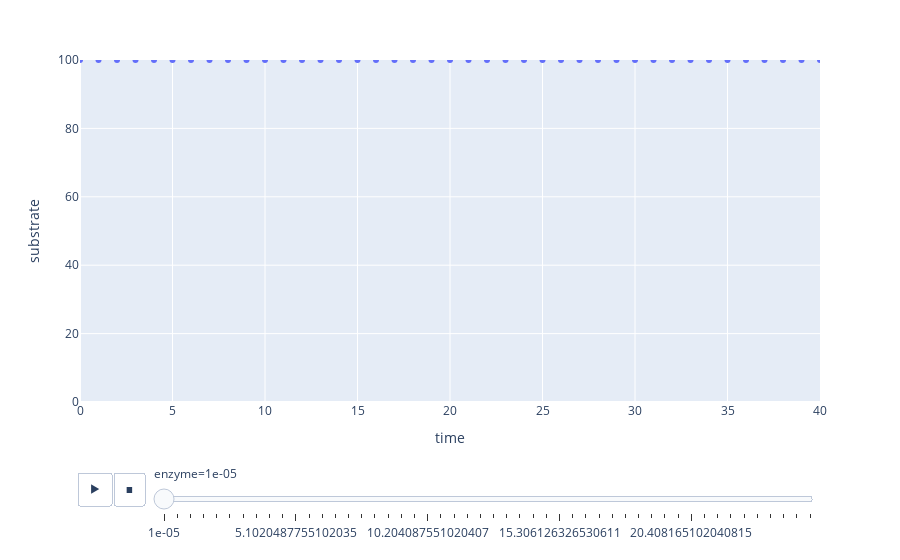

The notebook cell this image was saved under:
### Markdown cell above
## Funny simulation

### Code cell
import numpy as np
from scipy.integrate import odeint
import pandas as pd
import plotly.express as px

entries = []
for e in np.linspace(0.00001, 25, 50):

    def menten(substrate, t, k_cat, K_m, enzyme):
        ds = -substrate * enzyme * k_cat / (K_m + substrate)
        return ds

    def simulate(substrate, t, params):
        k_cat, K_m, enzyme = params
        result = odeint(menten, substrate, t, args=(k_cat, K_m, enzyme))
        return result

    time = np.linspace(0, 40, 41)

    params = (1, 25, e)

    result = simulate(100, time, params).T[0]

    for t, s in zip(time, result):
        entries.append({"time": t, "substrate": s, "enzyme": e})

df = pd.DataFrame(entries)

fig = px.scatter(df, x="time", y="substrate", animation_frame="enzyme")
fig.update_layout(yaxis_range=[0, 100])
fig.update_layout(xaxis_range=[0, 40])

fig.show()

### Figure 1 — Plotly figure (JSON) as saved in the notebook; plotly's stock layout.template omitted (floating-point values rounded to 4 significant figures)
{"data": [{"hovertemplate": "enzyme=1e-05<br>time=%{x}<br>substrate=%{y}<extra></extra>", "legendgroup": "", "marker": {"color": "#636efa", "symbol": "circle"}, "mode": "markers", "name": "", "orientation": "v", "showlegend": false, "type": "scatter", "x": [0, 1, 2, 3, 4, 5, 6, 7, 8, 9, 10, 11, 12, 13, 14, 15, 16, 17, 18, 19, 20, 21, 22, 23, 24, 25, 26, 27, 28, 29, 30, 31, 32, 33, 34, 35, 36, 37, 38, 39, 40], "xaxis": "x", "y": [100, 100.0, 100.0, 100.0, 100.0, 100.0, 100.0, 100.0, 100.0, 100.0, 100.0, 100.0, 100.0, 100.0, 100.0, 100.0, 100.0, 100.0, 100.0, 100.0, 100.0, 100.0, 100.0, 100.0, 100.0, 100.0, 100.0, 100.0, 100.0, 100.0, 100.0, 100.0, 100.0, 100.0, 100.0, 100.0, 100.0, 100.0, 100.0, 100.0, 100.0], "yaxis": "y"}], "layout": {"legend": {"tracegroupgap": 0}, "margin": {"t": 60}, "sliders": [{"active": 0, "currentvalue": {"prefix": "enzyme="}, "len": 0.9, "pad": {"b": 10, "t": 60}, "steps": [{"args": [["1e-05"], {"frame": {"duration": 0, "redraw": false}, "fromcurrent": true, "mode": "immediate", "transition": {"duration": 0, "easing": "linear"}}], "label": "1e-05", "method": "animate"}, {"args": [["0.5102138775510203"], {"frame": {"duration": 0, "redraw": false}, "fromcurrent": true, "mode": "immediate", "transition": {"duration": 0, "easing": "linear"}}], "label": "0.5102138775510203", "method": "animate"}, {"args": [["1.0204177551020408"], {"frame": {"duration": 0, "redraw": false}, "fromcurrent": true, "mode": "immediate", "transition": {"duration": 0, "easing": "linear"}}], "label": "1.0204177551020408", "method": "animate"}, {"args": [["1.530621632653061"], {"frame": {"duration": 0, "redraw": false}, "fromcurrent": true, "mode": "immediate", "transition": {"duration": 0, "easing": "linear"}}], "label": "1.530621632653061", "method": "animate"}, {"args": [["2.0408255102040815"], {"frame": {"duration": 0, "redraw": false}, "fromcurrent": true, "mode": "immediate", "transition": {"duration": 0, "easing": "linear"}}], "label": "2.0408255102040815", "method": "animate"}, {"args": [["2.551029387755102"], {"frame": {"duration": 0, "redraw": false}, "fromcurrent": true, "mode": "immediate", "transition": {"duration": 0, "easing": "linear"}}], "label": "2.551029387755102", "method": "animate"}, {"args": [["3.061233265306122"], {"frame": {"duration": 0, "redraw": false}, "fromcurrent": true, "mode": "immediate", "transition": {"duration": 0, "easing": "linear"}}], "label": "3.061233265306122", "method": "animate"}, {"args": [["3.5714371428571425"], {"frame": {"duration": 0, "redraw": false}, "fromcurrent": true, "mode": "immediate", "transition": {"duration": 0, "easing": "linear"}}], "label": "3.5714371428571425", "method": "animate"}, {"args": [["4.081641020408163"], {"frame": {"duration": 0, "redraw": false}, "fromcurrent": true, "mode": "immediate", "transition": {"duration": 0, "easing": "linear"}}], "label": "4.081641020408163", "method": "animate"}, {"args": [["4.591844897959183"], {"frame": {"duration": 0, "redraw": false}, "fromcurrent": true, "mode": "immediate", "transition": {"duration": 0, "easing": "linear"}}], "label": "4.591844897959183", "method": "animate"}, {"args": [["5.1020487755102035"], {"frame": {"duration": 0, "redraw": false}, "fromcurrent": true, "mode": "immediate", "transition": {"duration": 0, "easing": "linear"}}], "label": "5.1020487755102035", "method": "animate"}, {"args": [["5.612252653061224"], {"frame": {"duration": 0, "redraw": false}, "fromcurrent": true, "mode": "immediate", "transition": {"duration": 0, "easing": "linear"}}], "label": "5.612252653061224", "method": "animate"}, {"args": [["6.122456530612244"], {"frame": {"duration": 0, "redraw": false}, "fromcurrent": true, "mode": "immediate", "transition": {"duration": 0, "easing": "linear"}}], "label": "6.122456530612244", "method": "animate"}, {"args": [["6.6326604081632645"], {"frame": {"duration": 0, "redraw": false}, "fromcurrent": true, "mode": "immediate", "transition": {"duration": 0, "easing": "linear"}}], "label": "6.6326604081632645", "method": "animate"}, {"args": [["7.1428642857142846"], {"frame": {"duration": 0, "redraw": false}, "fromcurrent": true, "mode": "immediate", "transition": {"duration": 0, "easing": "linear"}}], "label": "7.1428642857142846", "method": "animate"}, {"args": [["7.6530681632653055"], {"frame": {"duration": 0, "redraw": false}, "fromcurrent": true, "mode": "immediate", "transition": {"duration": 0, "easing": "linear"}}], "label": "7.6530681632653055", "method": "animate"}, {"args": [["8.163272040816326"], {"frame": {"duration": 0, "redraw": false}, "fromcurrent": true, "mode": "immediate", "transition": {"duration": 0, "easing": "linear"}}], "label": "8.163272040816326", "method": "animate"}, {"args": [["8.673475918367346"], {"frame": {"duration": 0, "redraw": false}, "fromcurrent": true, "mode": "immediate", "transition": {"duration": 0, "easing": "linear"}}], "label": "8.673475918367346", "method": "animate"}, {"args": [["9.183679795918366"], {"frame": {"duration": 0, "redraw": false}, "fromcurrent": true, "mode": "immediate", "transition": {"duration": 0, "easing": "linear"}}], "label": "9.183679795918366", "method": "animate"}, {"args": [["9.693883673469387"], {"frame": {"duration": 0, "redraw": false}, "fromcurrent": true, "mode": "immediate", "transition": {"duration": 0, "easing": "linear"}}], "label": "9.693883673469387", "method": "animate"}, {"args": [["10.204087551020407"], {"frame": {"duration": 0, "redraw": false}, "fromcurrent": true, "mode": "immediate", "transition": {"duration": 0, "easing": "linear"}}], "label": "10.204087551020407", "method": "animate"}, {"args": [["10.714291428571427"], {"frame": {"duration": 0, "redraw": false}, "fromcurrent": true, "mode": "immediate", "transition": {"duration": 0, "easing": "linear"}}], "label": "10.714291428571427", "method": "animate"}, {"args": [["11.224495306122448"], {"frame": {"duration": 0, "redraw": false}, "fromcurrent": true, "mode": "immediate", "transition": {"duration": 0, "easing": "linear"}}], "label": "11.224495306122448", "method": "animate"}, {"args": [["11.734699183673468"], {"frame": {"duration": 0, "redraw": false}, "fromcurrent": true, "mode": "immediate", "transition": {"duration": 0, "easing": "linear"}}], "label": "11.734699183673468", "method": "animate"}, {"args": [["12.244903061224488"], {"frame": {"duration": 0, "redraw": false}, "fromcurrent": true, "mode": "immediate", "transition": {"duration": 0, "easing": "linear"}}], "label": "12.244903061224488", "method": "animate"}, {"args": [["12.755106938775508"], {"frame": {"duration": 0, "redraw": false}, "fromcurrent": true, "mode": "immediate", "transition": {"duration": 0, "easing": "linear"}}], "label": "12.755106938775508", "method": "animate"}, {"args": [["13.26531081632653"], {"frame": {"duration": 0, "redraw": false}, "fromcurrent": true, "mode": "immediate", "transition": {"duration": 0, "easing": "linear"}}], "label": "13.26531081632653", "method": "animate"}, {"args": [["13.77551469387755"], {"frame": {"duration": 0, "redraw": false}, "fromcurrent": true, "mode": "immediate", "transition": {"duration": 0, "easing": "linear"}}], "label": "13.77551469387755", "method": "animate"}, {"args": [["14.28571857142857"], {"frame": {"duration": 0, "redraw": false}, "fromcurrent": true, "mode": "immediate", "transition": {"duration": 0, "easing": "linear"}}], "label": "14.28571857142857", "method": "animate"}, {"args": [["14.79592244897959"], {"frame": {"duration": 0, "redraw": false}, "fromcurrent": true, "mode": "immediate", "transition": {"duration": 0, "easing": "linear"}}], "label": "14.79592244897959", "method": "animate"}, {"args": [["15.306126326530611"], {"frame": {"duration": 0, "redraw": false}, "fromcurrent": true, "mode": "immediate", "transition": {"duration": 0, "easing": "linear"}}], "label": "15.306126326530611", "method": "animate"}, {"args": [["15.81633020408163"], {"frame": {"duration": 0, "redraw": false}, "fromcurrent": true, "mode": "immediate", "transition": {"duration": 0, "easing": "linear"}}], "label": "15.81633020408163", "method": "animate"}, {"args": [["16.32653408163265"], {"frame": {"duration": 0, "redraw": false}, "fromcurrent": true, "mode": "immediate", "transition": {"duration": 0, "easing": "linear"}}], "label": "16.32653408163265", "method": "animate"}, {"args": [["16.836737959183672"], {"frame": {"duration": 0, "redraw": false}, "fromcurrent": true, "mode": "immediate", "transition": {"duration": 0, "easing": "linear"}}], "label": "16.836737959183672", "method": "animate"}, {"args": [["17.346941836734693"], {"frame": {"duration": 0, "redraw": false}, "fromcurrent": true, "mode": "immediate", "transition": {"duration": 0, "easing": "linear"}}], "label": "17.346941836734693", "method": "animate"}, {"args": [["17.857145714285714"], {"frame": {"duration": 0, "redraw": false}, "fromcurrent": true, "mode": "immediate", "transition": {"duration": 0, "easing": "linear"}}], "label": "17.857145714285714", "method": "animate"}, {"args": [["18.36734959183673"], {"frame": {"duration": 0, "redraw": false}, "fromcurrent": true, "mode": "immediate", "transition": {"duration": 0, "easing": "linear"}}], "label": "18.36734959183673", "method": "animate"}, {"args": [["18.877553469387752"], {"frame": {"duration": 0, "redraw": false}, "fromcurrent": true, "mode": "immediate", "transition": {"duration": 0, "easing": "linear"}}], "label": "18.877553469387752", "method": "animate"}, {"args": [["19.387757346938773"], {"frame": {"duration": 0, "redraw": false}, "fromcurrent": true, "mode": "immediate", "transition": {"duration": 0, "easing": "linear"}}], "label": "19.387757346938773", "method": "animate"}, {"args": [["19.897961224489794"], {"frame": {"duration": 0, "redraw": false}, "fromcurrent": true, "mode": "immediate", "transition": {"duration": 0, "easing": "linear"}}], "label": "19.897961224489794", "method": "animate"}, {"args": [["20.408165102040815"], {"frame": {"duration": 0, "redraw": false}, "fromcurrent": true, "mode": "immediate", "transition": {"duration": 0, "easing": "linear"}}], "label": "20.408165102040815", "method": "animate"}, {"args": [["20.918368979591836"], {"frame": {"duration": 0, "redraw": false}, "fromcurrent": true, "mode": "immediate", "transition": {"duration": 0, "easing": "linear"}}], "label": "20.918368979591836", "method": "animate"}, {"args": [["21.428572857142854"], {"frame": {"duration": 0, "redraw": false}, "fromcurrent": true, "mode": "immediate", "transition": {"duration": 0, "easing": "linear"}}], "label": "21.428572857142854", "method": "animate"}, {"args": [["21.938776734693874"], {"frame": {"duration": 0, "redraw": false}, "fromcurrent": true, "mode": "immediate", "transition": {"duration": 0, "easing": "linear"}}], "label": "21.938776734693874", "method": "animate"}, {"args": [["22.448980612244895"], {"frame": {"duration": 0, "redraw": false}, "fromcurrent": true, "mode": "immediate", "transition": {"duration": 0, "easing": "linear"}}], "label": "22.448980612244895", "method": "animate"}, {"args": [["22.959184489795916"], {"frame": {"duration": 0, "redraw": false}, "fromcurrent": true, "mode": "immediate", "transition": {"duration": 0, "easing": "linear"}}], "label": "22.959184489795916", "method": "animate"}, {"args": [["23.469388367346937"], {"frame": {"duration": 0, "redraw": false}, "fromcurrent": true, "mode": "immediate", "transition": {"duration": 0, "easing": "linear"}}], "label": "23.469388367346937", "method": "animate"}, {"args": [["23.979592244897958"], {"frame": {"duration": 0, "redraw": false}, "fromcurrent": true, "mode": "immediate", "transition": {"duration": 0, "easing": "linear"}}], "label": "23.979592244897958", "method": "animate"}, {"args": [["24.489796122448976"], {"frame": {"duration": 0, "redraw": false}, "fromcurrent": true, "mode": "immediate", "transition": {"duration": 0, "easing": "linear"}}], "label": "24.489796122448976", "method": "animate"}, {"args": [["25.0"], {"frame": {"duration": 0, "redraw": false}, "fromcurrent": true, "mode": "immediate", "transition": {"duration": 0, "easing": "linear"}}], "label": "25.0", "method": "animate"}], "x": 0.1, "xanchor": "left", "y": 0, "yanchor": "top"}], "updatemenus": [{"buttons": [{"args": [null, {"frame": {"duration": 500, "redraw": false}, "fromcurrent": true, "mode": "immediate", "transition": {"duration": 500, "easing": "linear"}}], "label": "&#9654;", "method": "animate"}, {"args": [[null], {"frame": {"duration": 0, "redraw": false}, "fromcurrent": true, "mode": "immediate", "transition": {"duration": 0, "easing": "linear"}}], "label": "&#9724;", "method": "animate"}], "direction": "left", "pad": {"r": 10, "t": 70}, "showactive": false, "type": "buttons", "x": 0.1, "xanchor": "right", "y": 0, "yanchor": "top"}], "xaxis": {"anchor": "y", "domain": [0, 1], "range": [0, 40], "title": {"text": "time"}}, "yaxis": {"anchor": "x", "domain": [0, 1], "range": [0, 100], "title": {"text": "substrate"}}}}
